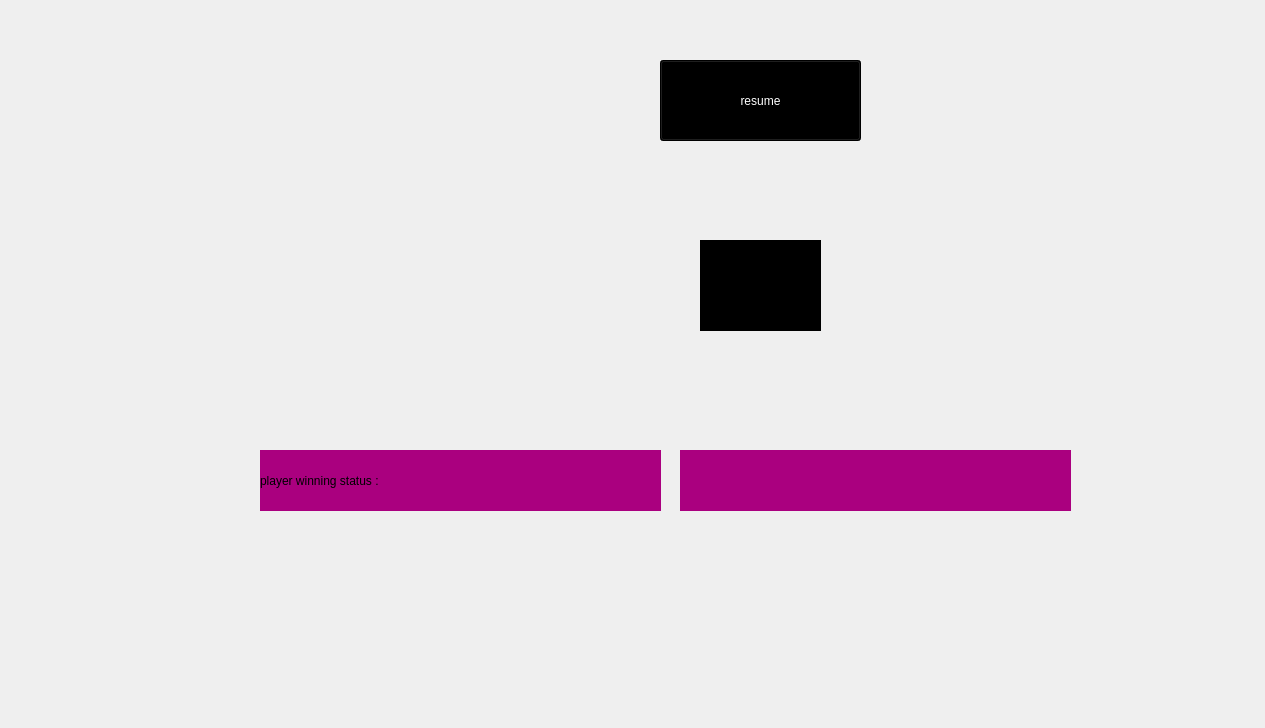
<?xml version="1.0" encoding="UTF-8"?>
<ui version="4.0">
 <class>resume_stop</class>
 <widget class="QWidget" name="resume_stop">
  <property name="geometry">
   <rect>
    <x>0</x>
    <y>0</y>
    <width>1265</width>
    <height>728</height>
   </rect>
  </property>
  <property name="windowTitle">
   <string>Form</string>
  </property>
  <property name="styleSheet">
   <string notr="true">QLabel{
	background-color: rgb(170, 0, 127);
	color: rgb(0, 0, 0);
	font: 700 25pt &quot;Script MT&quot;;
}</string>
  </property>
  <widget class="QPushButton" name="resume">
   <property name="geometry">
    <rect>
     <x>660</x>
     <y>60</y>
     <width>201</width>
     <height>81</height>
    </rect>
   </property>
   <property name="styleSheet">
    <string notr="true">QPushButton{
	background-color: rgb(0, 0, 0);
	color: rgb(255, 255, 255);

font: 700 30pt &quot;Script MT&quot;;
}
</string>
   </property>
   <property name="text">
    <string>resume</string>
   </property>
  </widget>
  <widget class="QLabel" name="Timer">
   <property name="geometry">
    <rect>
     <x>700</x>
     <y>240</y>
     <width>121</width>
     <height>91</height>
    </rect>
   </property>
   <property name="styleSheet">
    <string notr="true">QLabel{
	background-color: rgb(0, 0, 0);
	color: rgb(255, 255, 255);
font: 700 30pt &quot;Script MT&quot;;
}
</string>
   </property>
   <property name="text">
    <string/>
   </property>
  </widget>
  <widget class="QLabel" name="label">
   <property name="geometry">
    <rect>
     <x>260</x>
     <y>450</y>
     <width>401</width>
     <height>61</height>
    </rect>
   </property>
   <property name="text">
    <string>player winning status :</string>
   </property>
  </widget>
  <widget class="QLabel" name="player_winning_status">
   <property name="geometry">
    <rect>
     <x>680</x>
     <y>450</y>
     <width>391</width>
     <height>61</height>
    </rect>
   </property>
   <property name="text">
    <string/>
   </property>
  </widget>
 </widget>
 <resources/>
 <connections/>
</ui>
